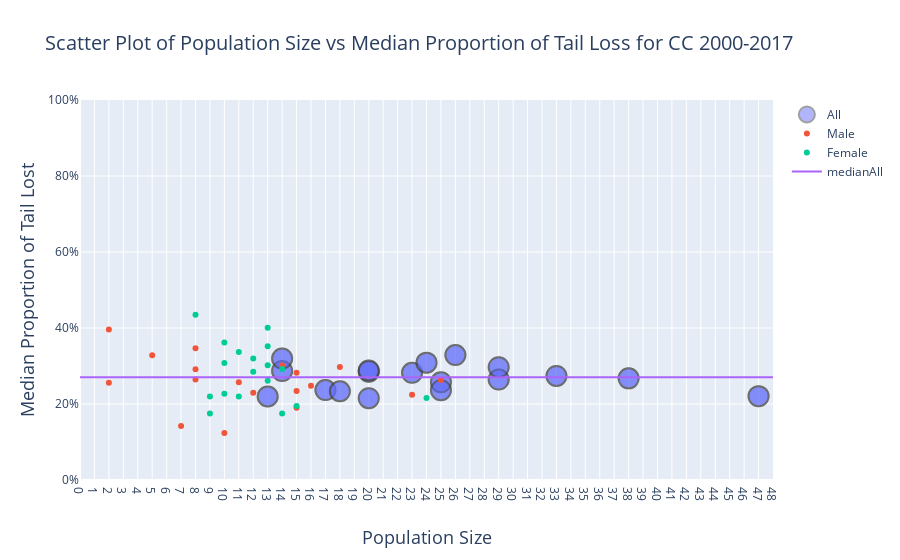

Notebook source saved alongside this figure:
### Code cell
male = go.Scatter(x=dfYearlyEst.loc[(dfYearlyEst.autotomized)&(dfYearlyEst.sex=='m')].sort_values('count_all')['count'],
          y=dfYearlyEst.loc[(dfYearlyEst.autotomized)&(dfYearlyEst.sex=='m')].sort_values('count_all')['50%'],
                  name = 'Male',mode='markers')
female = go.Scatter(x=dfYearlyEst.loc[(dfYearlyEst.autotomized)&(dfYearlyEst.sex=='f')].sort_values('count_all')['count'],
          y=dfYearlyEst.loc[(dfYearlyEst.autotomized)&(dfYearlyEst.sex=='f')].sort_values('count_all')['50%'],
                  name = 'Female',mode='markers')
All = go.Scatter(x=dfYearlyEst.loc[(dfYearlyEst.autotomized)].sort_values('count_all')['count_all'],
          y=dfYearlyEst.loc[(dfYearlyEst.autotomized)].sort_values('count_all')['50%_all'],
                    name = 'All',mode='markers',marker=dict(size=20,opacity=0.5,line=dict(width=2)))
medianAll = go.Scatter(x=[0,dfYearlyEst.loc[(dfYearlyEst.autotomized)]['count_all'].describe()['max']+1],
                      y=[dfYearlyEst.loc[(dfYearlyEst.autotomized)]['50%_all'].median(),
                        dfYearlyEst.loc[(dfYearlyEst.autotomized)]['50%_all'].median()],
                         name='medianAll',mode='lines')
data = [All,male,female,medianAll]
layout = go.Layout(
    title = 'Scatter Plot of Population Size vs Median Proportion of Tail Loss for CC 2000-2017',
    titlefont = dict(
        size = 20),
    xaxis = dict(
        dtick = 1,
        title = 'Population Size',
        titlefont = dict(
            size = 18)),
    yaxis = dict(
        title = 'Median Proportion of Tail Lost',
        tickformat = ".0%",
        titlefont = dict(
            size = 18)),
    boxmode= 'group')

fig = go.Figure(
        data = data,
        layout = layout)
fig.update_xaxes(range=[0,dfYearlyEst.loc[(dfYearlyEst.autotomized)]['count_all'].describe()['max']+1])
fig.update_yaxes(range=[0,1])

iplot(fig, filename = 'Scatter Plot of Population Size vs Median Proportion of Tail Loss for CC 2000-2017.html')
plot(fig, filename = 'Scatter Plot of Population Size vs Median Proportion of Tail Loss for CC 2000-2017.html')

### Figure 1 — Plotly figure (JSON) as saved in the notebook; plotly's stock layout.template omitted (floating-point values rounded to 4 significant figures)
{"data": [{"marker": {"line": {"width": 2}, "opacity": 0.5, "size": 20}, "mode": "markers", "name": "All", "type": "scatter", "x": [13, 13, 14, 14, 14, 14, 17, 17, 18, 18, 20, 20, 20, 20, 20, 20, 23, 23, 24, 24, 25, 25, 25, 25, 26, 26, 29, 29, 29, 29, 33, 33, 38, 38, 47, 47], "y": [0.2197, 0.2197, 0.2867, 0.3197, 0.2867, 0.3197, 0.2367, 0.2367, 0.2335, 0.2335, 0.2849, 0.2849, 0.2882, 0.2152, 0.2152, 0.2882, 0.2821, 0.2821, 0.3088, 0.3088, 0.2362, 0.2571, 0.2571, 0.2362, 0.3288, 0.3288, 0.2968, 0.2644, 0.2644, 0.2968, 0.2739, 0.2739, 0.2674, 0.2674, 0.2207, 0.2207]}, {"mode": "markers", "name": "Male", "type": "scatter", "x": [2, 2, 5, 8, 8, 7, 8, 10, 15, 14, 12, 11, 15, 15, 16, 18, 25, 23], "y": [0.3962, 0.2556, 0.3284, 0.2913, 0.2646, 0.1423, 0.3464, 0.1238, 0.19, 0.3012, 0.2293, 0.2574, 0.2825, 0.2343, 0.2483, 0.2972, 0.2633, 0.2241]}, {"mode": "markers", "name": "Female", "type": "scatter", "x": [11, 12, 9, 9, 10, 13, 12, 10, 8, 10, 13, 14, 11, 14, 13, 15, 13, 24], "y": [0.2197, 0.3197, 0.175, 0.22, 0.2273, 0.4006, 0.2849, 0.3078, 0.4348, 0.362, 0.261, 0.1753, 0.3366, 0.2922, 0.3522, 0.1947, 0.3022, 0.2156]}, {"mode": "lines", "name": "medianAll", "type": "scatter", "x": [0, 48], "y": [0.2707, 0.2707]}], "layout": {"boxmode": "group", "title": {"font": {"size": 20}, "text": "Scatter Plot of Population Size vs Median Proportion of Tail Loss for CC 2000-2017"}, "xaxis": {"dtick": 1, "range": [0, 48], "title": {"font": {"size": 18}, "text": "Population Size"}}, "yaxis": {"range": [0, 1], "tickformat": ".0%", "title": {"font": {"size": 18}, "text": "Median Proportion of Tail Lost"}}}}
